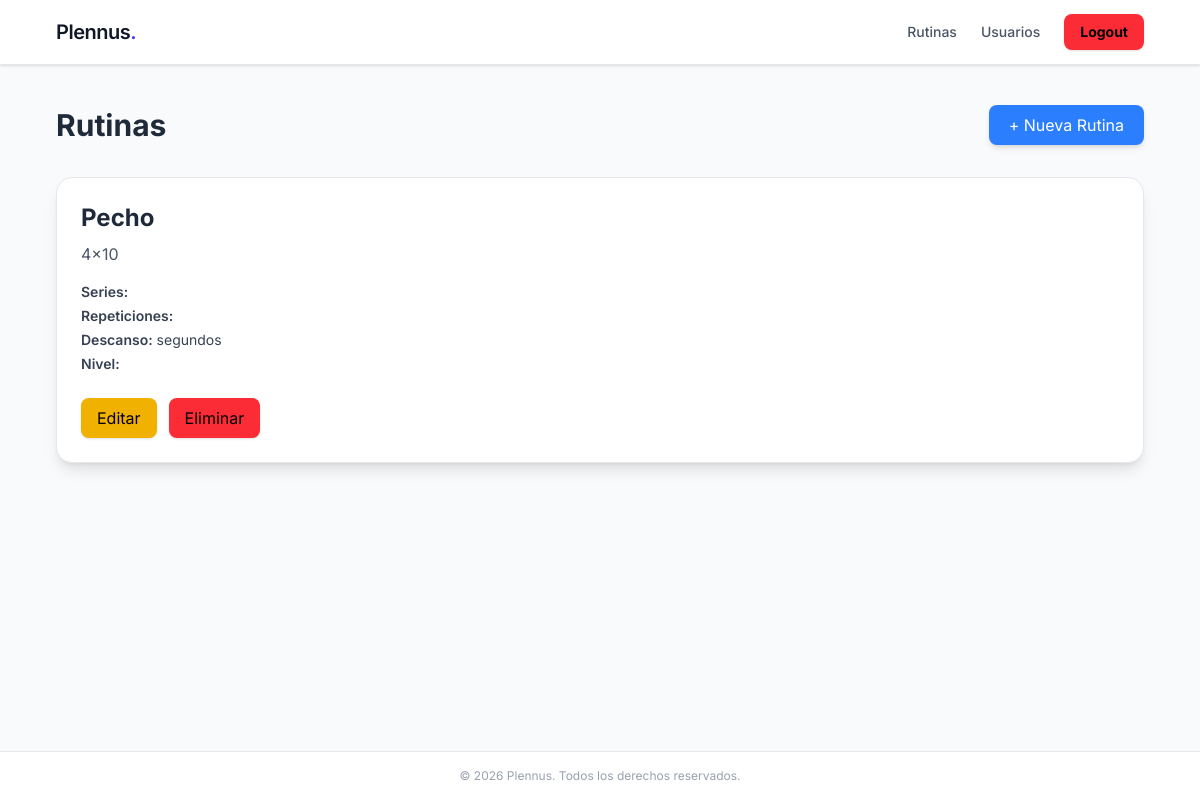
Page /rutina/ (signed in) on the earlier database version.
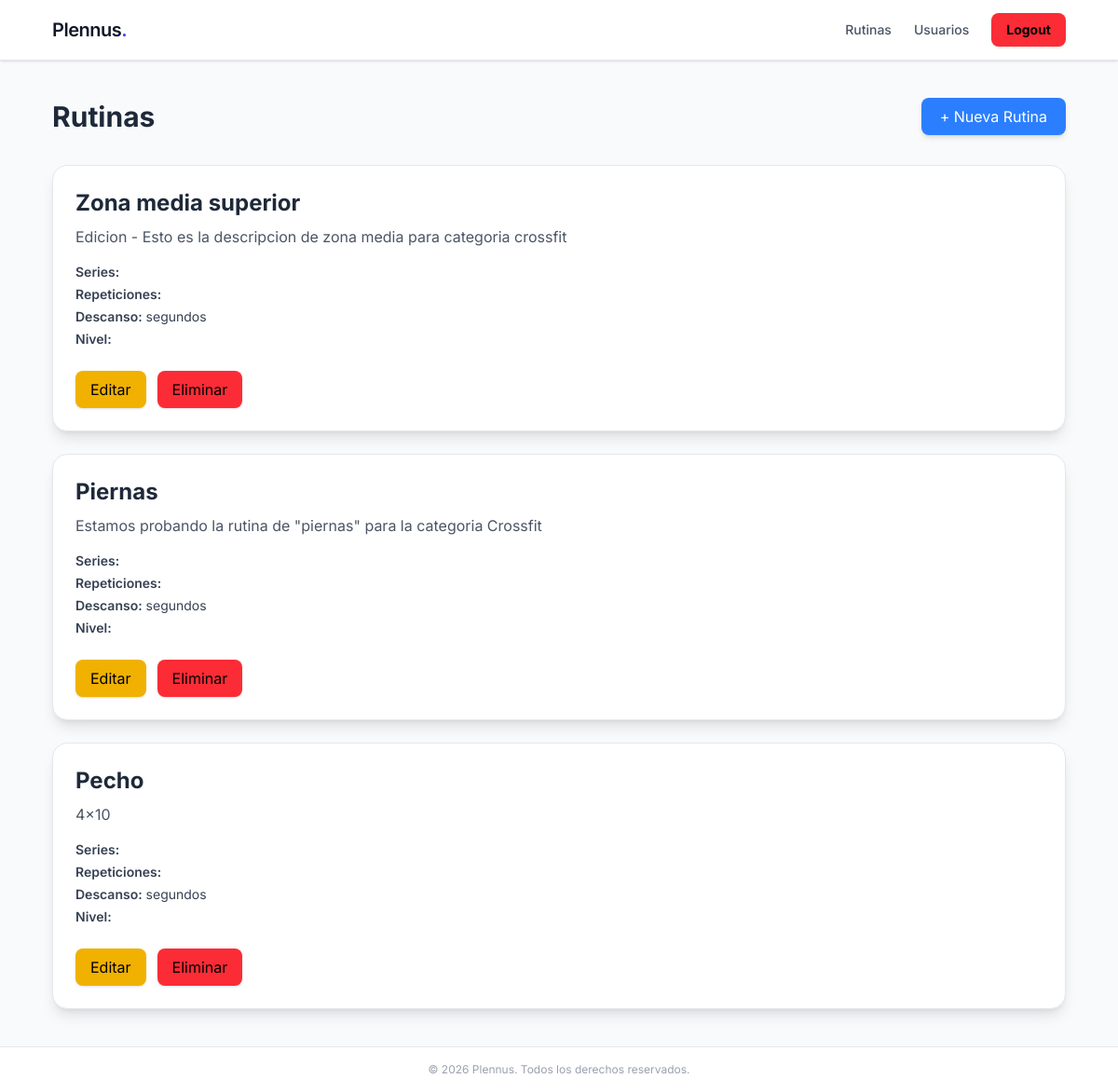
Same page on the later database version.
### rutina/models.py (models this page shows, shortened)
class Rutina(models.Model):
    nombre = models.CharField(max_length=100)
    categoria = models.ForeignKey(CategoriaRutina, on_delete=models.CASCADE, blank=True)
    activa = models.BooleanField(default=True)
    descripcion = models.TextField()

### rutina/views.py (the view)
# urls.py: path('', views.rutinas, name='rutinas'),
@login_required
def rutinas(request):
    rutinas = Rutina.objects.filter(activa=True).order_by('-id')
    return render(request, 'rutina/index.html', {'rutinas': rutinas})

### rutina/templates/rutina/index.html (shortened to what this page needs)
{% extends 'usuarios/base.html' %}
{% block body %}
<div class="flex justify-between items-center mb-8">
    <h1 class="text-3xl font-bold text-gray-800">
        Rutinas
    </h1>
    <a
        href="{% url 'crear_rutina' %}"
        class="bg-blue-500 hover:bg-blue-600 text-white px-5 py-2 rounded-lg shadow-md transition"
    >
        + Nueva Rutina
    </a>
</div>
{% if rutinas %}
    <div class="grid gap-6">
        {% for rutina in rutinas %}
            <div class="bg-white p-6 rounded-2xl shadow-lg border border-gray-200">
                <div class="flex justify-between items-start">
                    <div>
                        <h2 class="text-2xl font-bold text-gray-800 mb-2">
                            {{ rutina.nombre }}
                        </h2>
                        {% if rutina.descripcion %}
                            <p class="text-gray-600 mb-4">
                                {{ rutina.descripcion }}
                            </p>
                        {% endif %}
                        <div class="space-y-1 text-sm text-gray-700">
                            <p>
                                <span class="font-semibold">Series:</span>
                            </p>
                            <p>
                                <span class="font-semibold">Repeticiones:</span>
                            </p>
                            <p>
                                <span class="font-semibold">Descanso:</span>
                                {{ rutina.tiempo_descanso }} segundos
                            </p>
                            <p>
                                <span class="font-semibold">Nivel:</span>
                            </p>
                        </div>
                    </div>
                </div>
                <div class="mt-6 flex gap-3">
                    <a
                        href="{% url 'editar_rutina' rutina.id %}"
                        class=" bg-yellow-500 hover:bg-yellow-600 text-black px-4 py-2 rounded-lg shadow transition"
                    >
                        Editar
                    </a>
                    <a
                        href="{% url 'eliminar_rutina' rutina.id %}"
                        class="hover:bg-red-600 bg-red-500 hover:bg-red-600 text-black px-4 py-2 rounded-lg shadow transition"
                    >
                        Eliminar
                    </a>
                </div>
            </div>
        {% endfor %}
    </div>
{% endif %}
{% endblock %}

### usuarios/templates/usuarios/base.html (shortened to what this page needs)
{% load static tailwind_tags %}
<!DOCTYPE html>
<html lang="es">
<head>
    {% tailwind_css %}
</head>
<body class="bg-gray-50 text-gray-800 antialiased min-h-screen flex flex-col">
    <nav class="bg-white border-b border-gray-200 sticky top-0 z-50 shadow-sm">
        <div class="max-w-6xl mx-auto px-4 sm:px-6 lg:px-8">
            <div class="flex justify-between h-16 items-center">
                <div class="flex-shrink-0">
                    <a
                        href="{% url 'inicio' %}"
                        class="text-xl font-semibold tracking-tight text-gray-900 hover:text-gray-600 transition"
                    >
                        Plennus<span class="text-indigo-600">.</span>
                    </a>
                </div>
                <div class="flex items-center space-x-6 text-sm font-medium">
                    {% if user.is_authenticated %}
                        <a
                            href="{% url 'rutinas' %}"
                            class="text-gray-600 hover:text-indigo-600 transition"
                        >
                            Rutinas
                        </a>
                        <a
                            href="{% url 'usuarios' %}"
                            class="text-gray-600 hover:text-indigo-600 transition"
                        >
                            Usuarios
                        </a>
                        <form
                            method="post"
                            action="{% url 'logout' %}"
                            class="inline m-0"
                        >
                            <button
                                type="submit"
                                class="bg-red-500 hover:bg-red-600 text-black font-bold py-2 px-4 px-4 py-2 rounded-lg transition shadow-sm"
                            >
                                Logout
                            </button>
                        </form>
                    {% endif %}
                </div>
            </div>
        </div>
    </nav>
    <main class="flex-grow max-w-6xl w-full mx-auto px-4 sm:px-6 lg:px-8 py-10">
        {% block body %}
        {% endblock %}
    </main>
    <footer class="border-t border-gray-200 bg-white py-4 text-center text-xs text-gray-400">
        &copy; 2026 Plennus. Todos los derechos reservados.
    </footer>
</body>
</html>

### usuarios/templates/usuarios/base.html (style rules this page uses)
body { font-family: 'Inter', sans-serif; }

Differences in the rows shown:
added Rutina: nombre "Zona media superior", descripcion "Edicion - Esto es la descripcion de zona media para categoria crossfit"
added Rutina: nombre "Piernas", descripcion "Estamos probando la rutina de \"piernas\" para la categoria Crossfit"
